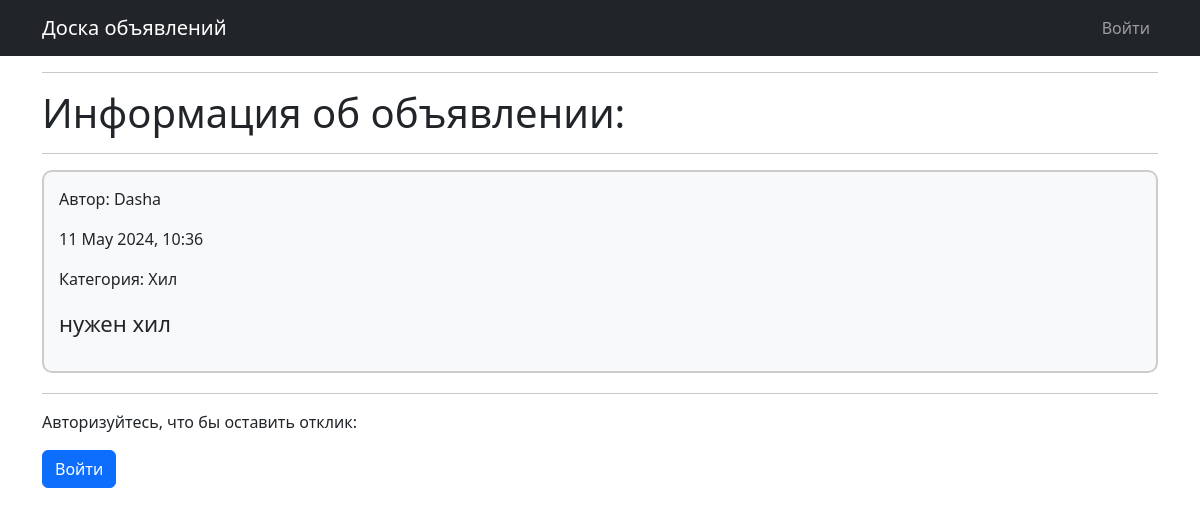
Screenshot of /posts/post/5/ with the database file from the repository.
### message_board/models.py (models this page shows, shortened)
class Post(models.Model):
    post_author = models.ForeignKey(User, on_delete=models.CASCADE)
    title = models.CharField(max_length=255)
    text = RichTextUploadingField()
    date = models.DateTimeField(auto_now_add=True)
    category = models.ForeignKey(Category, on_delete=models.CASCADE)

class User(AbstractUser):
    code = models.CharField(max_length=15, blank=True, null=True)

class Category(models.Model):
    dd = 'ДД'
    tk = 'Танк'
    hl = 'Хил'
    tr = 'Торговец'
    gm = 'Гильдмастер'
    qg = 'Квестгивер'
    bs = 'Кузнец'
    tn = 'Кожевник'
    pm = 'Зельевар'
    sm = 'Мастер заклинаний'
    CATEGORY_TYPES = [
        (dd, 'DAMAGEDILLER'),
        (tk, 'TANK'),
        (hl, 'HEALER'),
        (tr, 'TRADER'),
        (gm, 'GILDMASTER'),
        (qg, 'QUESTGIVER'),
        (bs, 'BLACKSMITH'),
        (tn, 'TANNER'),
        (pm, 'POTIONMAKER'),
        (sm, 'SPELLMASTER'),
    ]
    name = models.CharField(max_length=17, choices=CATEGORY_TYPES)

### message_board/views.py (the view)
# urls.py: path('post/<int:pk>/', PostDetail.as_view(), name='post_detail'),
class PostDetail(DetailView):
    model = Post
    template_name = 'post_detail.html'
    context_object_name = 'post'
    def get_context_data(self, **kwargs):
        context = super().get_context_data(**kwargs)
        context['replay_form'] = ReplayForm()
        return context
    def post(self, request, *args, **kwargs):
        post = self.get_object()
        form = ReplayForm(request.POST)
        if form.is_valid():
            replay = form.save(commit=False)
            replay.post = post
            replay.replay_author = request.user
            replay.save()
            return redirect('post_detail', pk=post.pk)

### templates/post_detail.html (shortened to what this page needs)
{% extends 'flatpages/default.html' %}
{% block title %}
<hr>
<h1 class="page-title">Информация об объявлении:</h1>
<hr>
{% endblock title %}
{% block content %}
    <div style="border: 2px solid #ccc; border-radius: 10px; padding: 15px; margin-bottom: 20px; background-color: #f8f9fa;">
        <p>Автор: {{ post.post_author }}</p>
        <p>{{ post.date|date:"d E Y, H:i" }}</p>
        <p>Категория: {{ post.category.name }}</p>
        <span style="font-size: 22px;">{{ post.text|safe }}</span>
    </div>
    <hr>
{% if user.is_authenticated %}
<h1>Добавить отклик</h1>
            <hr>
            <form method="post" style="max-width: 1200px; margin: 0 auto;">
                {% csrf_token %}
                    <div style="margin-bottom: 10px;">
                        {{ replay_form.text }}
                    </div>
                    <button type="submit" class="btn btn-primary">Отправить отклик</button>
            </form>
{% else %}
    <p>Авторизуйтесь, что бы оставить отклик:</p>
    <a class="btn btn-primary", href="{% url 'profile' %}">Войти</a>
{% endif %}
 {% endblock content %}

### rows the page displays
Post: post_author "Dasha", date "11 May 2024, 10:36", category.name "Хил", text "нужен хил"
